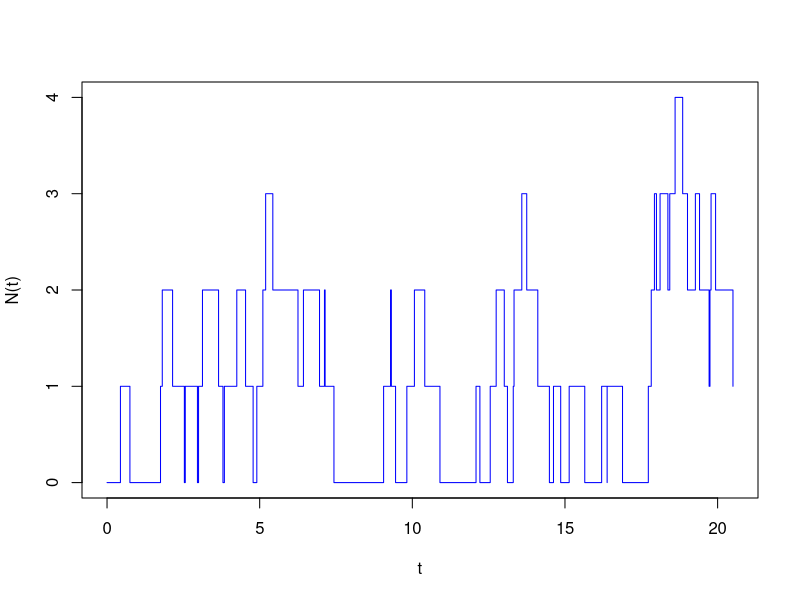

This chart was generated by the following R code:
me41 = function(T=20, lambda=2, k=4, mu=10) {
  t = 0
  N = 0
  i = 1
  A.t = rexp(1, lambda)
  D.t = Inf
  while(t[i] < T) {
    t[i+1] = min(A.t, D.t)
    N[i+1] = N[i] + ifelse(A.t < D.t, 1, -1)
    if(A.t < D.t) {
      A.t = A.t + rexp(1, lambda)
      if(N[i+1] == 1) D.t = t[i+1] + rgamma(1, k, mu)
    }
    else
      D.t = ifelse(N[i+1] == 0, Inf, t[i+1] + rgamma(1, k, mu))
    i = i + 1
  }
  cbind(t=t, N=N)
}
# Plot
x = me41(T=20)
n = nrow(x)
plot(c(x[1,1],rep(x[-1,1],each=2),x[n,1]), rep(x[,2], each=2),
     type="l", xlab="t", ylab="N(t)", col="blue")

ssql <- function(T=1000){
  x2 = me41(T=T)  
  k = x2[,1] >= .2 * T 
  x3 = x2[k,]        
  d = diff(x3[,1])   
  N = x3[-nrow(x3),2] 
  xp <- rep(NA,max(N))
  for (i in 0:max(N)){
    xp[i] <- i*(sum(d[N == i]) / sum(d))
  }
  return(sum(xp))
}